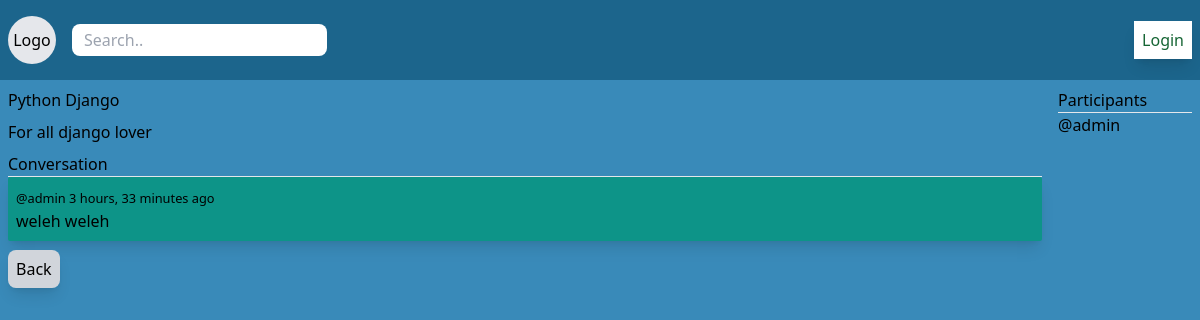
Page /room/2/ on the committed database.
### base/models.py (models this page shows, shortened)
class Room(models.Model):
    host = models.ForeignKey(User, on_delete=models.SET_NULL, null=True)
    topic = models.ForeignKey(Topic, on_delete=models.SET_NULL, null=True)
    name = models.CharField(max_length=200)
    description = models.TextField(null=True, blank=True)
    participants = models.ManyToManyField(User, related_name='participants', blank=True)
    updated = models.DateTimeField(auto_now=True)
    created = models.DateTimeField(auto_now_add=True)

class Message(models.Model):
    user = models.ForeignKey(User, on_delete=models.CASCADE)
    room = models.ForeignKey(Room, on_delete=models.CASCADE)
    body = models.TextField()
    updated = models.DateTimeField(auto_now=True)
    created = models.DateTimeField(auto_now_add=True)

### base/views.py (the view, shortened to what this page needs)
# urls.py: path('room/<str:pk>/', views.room, name='room'),
def room(request, pk):
    room = Room.objects.get(id=pk)
    room_messages = room.message_set.all().order_by('-created')
    participants = room.participants.all()
    context = {'room': room, 'room_messages': room_messages, 'participants': participants}
    return render(request, 'base/room.html', context)

### base/templates/base/room.html (shortened to what this page needs)
{% extends 'main.html' %} {% block content %}
<div class="grid grid-cols-8 gap-4">
  <div class="col-span-7">
    <div class="mb-2">{{room.name}}</div>
    <div class="mb-2">
      <p>{{room.description}}</p>
    </div>
    <div class="mb-4">
      <p>Conversation</p>
      {% for message in room_messages %}
      <div class="mb-2 bg-teal-600 rounded-sm shadow-lg p-2">
        <small>@{{message.user}} {{message.created|timesince}} ago</small>
        <p>{{message.body}}</p>
      </div>
      {% endfor %}
    </div>
    <div>
      <a href="/" class="bg-gray-300 p-2 shadow-lg hover:bg-gray-400 rounded-lg"
        >Back</a
      >
    </div>
  </div>
  <div>
    <p>Participants</p>
    <hr>
    {% for user in participants %}
    <div>
      <p>@{{user.username}}</p>
    </div>
    {% endfor %}
  </div>
</div>
{% endblock %}

### rows in the picture
Room: name "Python Django", description "For all django lover"
Message: user "admin", created "3 hours, 33 minutes", body "weleh weleh"

### other values in the picture
{{ user.username }} "admin"
